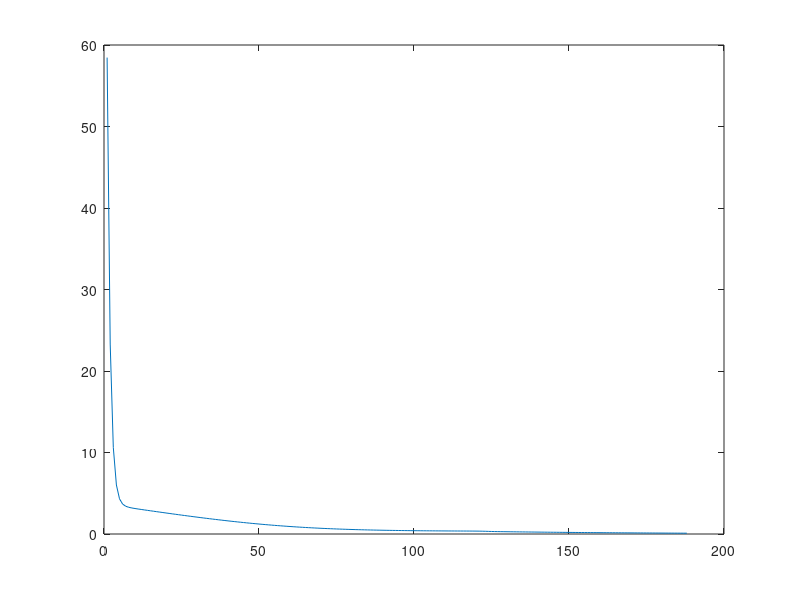

This chart was generated by the following MATLAB code:
function gdsolver()
% GDSOLVER demostrates gradient descent algorithm on Wikipedia

fx0=inline('3*x(1)-cos(x(2)*x(3))-1.5');
fx1=inline('4*x(1)*x(1)-625*x(2)*x(2)+2*x(2)-1');
fx2=inline('exp(-x(1)*x(2))+20*x(3)+(10*pi-3)/3.');
Gx=inline('[fx0(x);fx1(x);fx2(x)]','x','fx0','fx1','fx2');
% eval by calling `Gx(x0,fx0,fx1,fx2)`
Fx=inline('.5*Gx(x,fx0,fx1,fx2).*Gx(x,fx0,fx1,fx2)',...
          'x','Gx','fx0','fx1','fx2');
% eval by calling `Fx(x0,Gx,fx0,fx1,fx2)`
dfx0=inline('[3,sin(x(2)*x(3))*x(3),sin(x(2)*x(3))*x(2)]');
dfx1=inline('[8*x(1),-1250*x(2)+2,0]');
dfx2=inline('[-x(2)*exp(-x(1)*x(2)),-x(1)*exp(-x(1)*x(2)),20]');
J_G=inline('[dfx0(x);dfx1(x);dfx2(x)]','x','dfx0','dfx1','dfx2');
% eval by calling `J_G(x0,dfx0,dfx1,dfx2)`
dFx=inline('(J_G(x,dfx0,dfx1,dfx2))''*Gx(x,fx0,fx1,fx2)',...
           'x','J_G','dfx0','dfx1','dfx2','Gx','fx0','fx1','fx2');
% eval by calling `dFx(x0,J_G,dfx0,dfx1,dfx2,Gx,fx0,fx1,fx2)`

% parameters
gamma=1e-3;
x0=[0;0;0];
epsilon=0.1;
maxiter=1000;

% initialize
iter=2;
xi=x0;
yi=sum(Fx(xi,Gx,fx0,fx1,fx2)); % eval objective

% start iteration
while iter<maxiter && yi(end)>epsilon
xi=xi-gamma*dFx(xi,J_G,dfx0,dfx1,dfx2,Gx,fx0,fx1,fx2);
yi(iter)=sum(Fx(xi,Gx,fx0,fx1,fx2)); % eval objective
iter=iter+1;
end
plot(yi);

end

